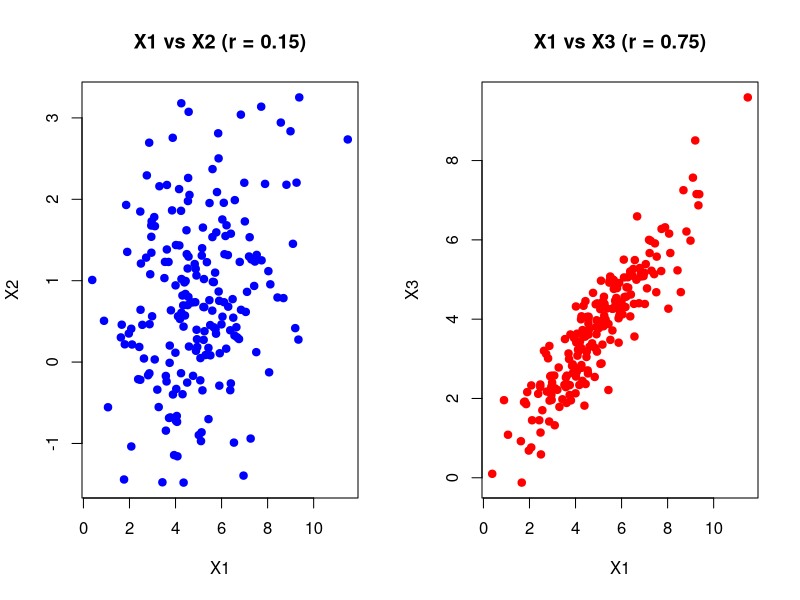

The R script that drew this image:
# 1. Генерация выборки X1
set.seed(123)
a1 <- 5    # Среднее
S1 <- 2    # Стандартное отклонение
N <- 200
X1 <- rnorm(N, mean = a1, sd = S1)

# 2. Задание коэффициентов корреляции
r1 <- 0.15  # ∈ [0.1; 0.2]
r2 <- 0.75  # ∈ [0.6; 0.9]

# 3. Построение выборок X2 и X3
a2 <- 0     # Среднее для шума
S2 <- 1     # Стандартное отклонение для шума

# X2 = r1*X1 + sqrt(1 - r1^2)*шум
noise_X2 <- rnorm(N, mean = a2, sd = S2)
X2 <- r1 * X1 + sqrt(1 - r1^2) * noise_X2

# X3 = r2*X1 + sqrt(1 - r2^2)*шум
noise_X3 <- rnorm(N, mean = a2, sd = S2)
X3 <- r2 * X1 + sqrt(1 - r2^2) * noise_X3

# 4. Диаграммы рассеяния
par(mfrow = c(1, 2))
plot(X1, X2, main = "X1 vs X2 (r = 0.15)", col = "blue", pch = 19)
plot(X1, X3, main = "X1 vs X3 (r = 0.75)", col = "red", pch = 19)
par(mfrow = c(1, 1))

# 5. Выборочные коэффициенты корреляции
cor_X1X2 <- cor(X1, X2)
cor_X1X3 <- cor(X1, X3)
cat("Выборочный r1:", round(cor_X1X2, 3), "\n")
cat("Выборочный r2:", round(cor_X1X3, 3), "\n")

# 6. Проверка гипотезы о корреляции
t_test_X1X2 <- cor.test(X1, X2)
t_test_X1X3 <- cor.test(X1, X3)

cat("\nТест для X1 и X2:\n")
cat("t-статистика:", round(t_test_X1X2$statistic, 3), "\n")
cat("p-value:", t_test_X1X2$p.value, "\n")

cat("\nТест для X1 и X3:\n")
cat("t-статистика:", round(t_test_X1X3$statistic, 3), "\n")
cat("p-value:", t_test_X1X3$p.value, "\n")

# 7. Доверительный интервал с Z-преобразованием Фишера
fisher_transform <- function(r) 0.5 * log((1 + r)/(1 - r))

# Для X1 и X2
z_r1 <- fisher_transform(cor_X1X2)
se_z1 <- 1 / sqrt(N - 3)
ci_z1_low <- z_r1 - qnorm(0.975) * se_z1
ci_z1_high <- z_r1 + qnorm(0.975) * se_z1

# Обратное преобразование
ci_r1_low <- (exp(2 * ci_z1_low) - 1) / (exp(2 * ci_z1_low) + 1)
ci_r1_high <- (exp(2 * ci_z1_high) - 1) / (exp(2 * ci_z1_high) + 1)

# Для X1 и X3
z_r2 <- fisher_transform(cor_X1X3)
se_z2 <- 1 / sqrt(N - 3)
ci_z2_low <- z_r2 - qnorm(0.975) * se_z2
ci_z2_high <- z_r2 + qnorm(0.975) * se_z2

ci_r2_low <- (exp(2 * ci_z2_low) - 1) / (exp(2 * ci_z2_low) + 1)
ci_r2_high <- (exp(2 * ci_z2_high) - 1) / (exp(2 * ci_z2_high) + 1)

cat("\nДоверительный интервал для r1: [", 
    round(ci_r1_low, 3), ";", round(ci_r1_high, 3), "]\n")
cat("Доверительный интервал для r2: [", 
    round(ci_r2_low, 3), ";", round(ci_r2_high, 3), "]\n")